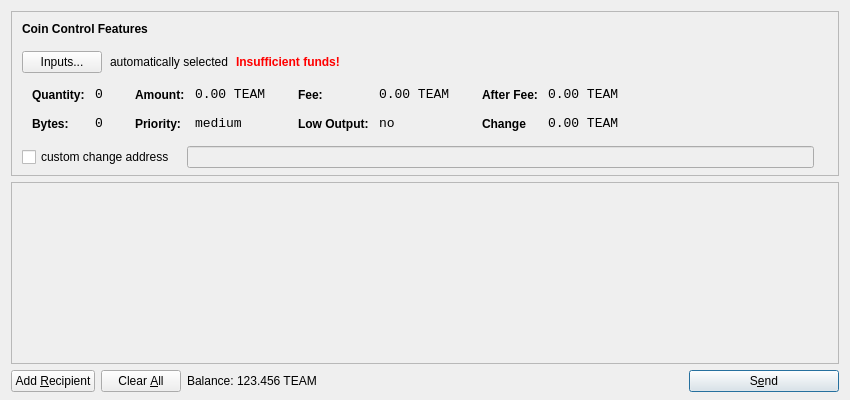
<?xml version="1.0" encoding="UTF-8"?>
<ui version="4.0">
 <class>SendCoinsDialog</class>
 <widget class="QDialog" name="SendCoinsDialog">
  <property name="geometry">
   <rect>
    <x>0</x>
    <y>0</y>
    <width>850</width>
    <height>400</height>
   </rect>
  </property>
  <property name="windowTitle">
   <string>Send Coins</string>
  </property>
  <layout class="QVBoxLayout" name="verticalLayout" stretch="0,1,0">
   <property name="bottomMargin">
    <number>8</number>
   </property>
   <item>
    <widget class="QFrame" name="frameCoinControl">
     <property name="sizePolicy">
      <sizepolicy hsizetype="Expanding" vsizetype="Expanding">
       <horstretch>0</horstretch>
       <verstretch>0</verstretch>
      </sizepolicy>
     </property>
     <property name="maximumSize">
      <size>
       <width>16777215</width>
       <height>16777215</height>
      </size>
     </property>
     <property name="frameShape">
      <enum>QFrame::StyledPanel</enum>
     </property>
     <property name="frameShadow">
      <enum>QFrame::Sunken</enum>
     </property>
     <layout class="QVBoxLayout" name="verticalLayoutCoinControl2">
      <property name="spacing">
       <number>-1</number>
      </property>
      <property name="leftMargin">
       <number>0</number>
      </property>
      <property name="topMargin">
       <number>0</number>
      </property>
      <property name="rightMargin">
       <number>0</number>
      </property>
      <property name="bottomMargin">
       <number>6</number>
      </property>
      <item>
       <layout class="QVBoxLayout" name="verticalLayoutCoinControl" stretch="0,0,0,0,1">
        <property name="spacing">
         <number>0</number>
        </property>
        <property name="leftMargin">
         <number>10</number>
        </property>
        <property name="topMargin">
         <number>10</number>
        </property>
        <item>
         <layout class="QHBoxLayout" name="horizontalLayoutCoinControl1">
          <property name="bottomMargin">
           <number>15</number>
          </property>
          <item>
           <widget class="QLabel" name="labelCoinControlFeatures">
            <property name="sizePolicy">
             <sizepolicy hsizetype="Preferred" vsizetype="Maximum">
              <horstretch>0</horstretch>
              <verstretch>0</verstretch>
             </sizepolicy>
            </property>
            <property name="font">
             <font>
              <weight>75</weight>
              <bold>true</bold>
             </font>
            </property>
            <property name="styleSheet">
             <string notr="true">font-weight:bold;</string>
            </property>
            <property name="text">
             <string>Coin Control Features</string>
            </property>
           </widget>
          </item>
         </layout>
        </item>
        <item>
         <layout class="QHBoxLayout" name="horizontalLayoutCoinControl2" stretch="0,0,0,0">
          <property name="spacing">
           <number>8</number>
          </property>
          <property name="bottomMargin">
           <number>10</number>
          </property>
          <item>
           <widget class="QPushButton" name="pushButtonCoinControl">
            <property name="styleSheet">
             <string notr="true"/>
            </property>
            <property name="text">
             <string>Inputs...</string>
            </property>
           </widget>
          </item>
          <item>
           <widget class="QLabel" name="labelCoinControlAutomaticallySelected">
            <property name="text">
             <string>automatically selected</string>
            </property>
            <property name="margin">
             <number>5</number>
            </property>
           </widget>
          </item>
          <item>
           <widget class="QLabel" name="labelCoinControlInsuffFunds">
            <property name="font">
             <font>
              <weight>75</weight>
              <bold>true</bold>
             </font>
            </property>
            <property name="styleSheet">
             <string notr="true">color:red;font-weight:bold;</string>
            </property>
            <property name="text">
             <string>Insufficient funds!</string>
            </property>
            <property name="margin">
             <number>5</number>
            </property>
           </widget>
          </item>
          <item>
           <spacer name="horizontalSpacerCoinControl">
            <property name="orientation">
             <enum>Qt::Horizontal</enum>
            </property>
            <property name="sizeHint" stdset="0">
             <size>
              <width>40</width>
              <height>1</height>
             </size>
            </property>
           </spacer>
          </item>
         </layout>
        </item>
        <item>
         <widget class="QWidget" name="widgetCoinControl" native="true">
          <property name="sizePolicy">
           <sizepolicy hsizetype="Preferred" vsizetype="Preferred">
            <horstretch>0</horstretch>
            <verstretch>0</verstretch>
           </sizepolicy>
          </property>
          <property name="minimumSize">
           <size>
            <width>0</width>
            <height>0</height>
           </size>
          </property>
          <property name="styleSheet">
           <string notr="true"/>
          </property>
          <layout class="QHBoxLayout" name="horizontalLayoutCoinControl5">
           <property name="margin">
            <number>0</number>
           </property>
           <item>
            <layout class="QHBoxLayout" name="horizontalLayoutCoinControl3" stretch="0,0,0,1">
             <property name="spacing">
              <number>20</number>
             </property>
             <property name="topMargin">
              <number>0</number>
             </property>
             <property name="bottomMargin">
              <number>10</number>
             </property>
             <item>
              <layout class="QFormLayout" name="formLayoutCoinControl1">
               <property name="horizontalSpacing">
                <number>10</number>
               </property>
               <property name="verticalSpacing">
                <number>14</number>
               </property>
               <property name="leftMargin">
                <number>10</number>
               </property>
               <property name="topMargin">
                <number>4</number>
               </property>
               <property name="rightMargin">
                <number>6</number>
               </property>
               <item row="0" column="0">
                <widget class="QLabel" name="labelCoinControlQuantityText">
                 <property name="styleSheet">
                  <string notr="true">font-weight:bold;</string>
                 </property>
                 <property name="text">
                  <string>Quantity:</string>
                 </property>
                 <property name="margin">
                  <number>0</number>
                 </property>
                </widget>
               </item>
               <item row="0" column="1">
                <widget class="QLabel" name="labelCoinControlQuantity">
                 <property name="font">
                  <font>
                   <family>Monospace</family>
                   <pointsize>10</pointsize>
                  </font>
                 </property>
                 <property name="cursor">
                  <cursorShape>IBeamCursor</cursorShape>
                 </property>
                 <property name="contextMenuPolicy">
                  <enum>Qt::ActionsContextMenu</enum>
                 </property>
                 <property name="text">
                  <string>0</string>
                 </property>
                 <property name="margin">
                  <number>0</number>
                 </property>
                 <property name="textInteractionFlags">
                  <set>Qt::LinksAccessibleByMouse|Qt::TextSelectableByKeyboard|Qt::TextSelectableByMouse</set>
                 </property>
                </widget>
               </item>
               <item row="1" column="0">
                <widget class="QLabel" name="labelCoinControlBytesText">
                 <property name="styleSheet">
                  <string notr="true">font-weight:bold;</string>
                 </property>
                 <property name="text">
                  <string>Bytes:</string>
                 </property>
                </widget>
               </item>
               <item row="1" column="1">
                <widget class="QLabel" name="labelCoinControlBytes">
                 <property name="font">
                  <font>
                   <family>Monospace</family>
                   <pointsize>10</pointsize>
                  </font>
                 </property>
                 <property name="cursor">
                  <cursorShape>IBeamCursor</cursorShape>
                 </property>
                 <property name="contextMenuPolicy">
                  <enum>Qt::ActionsContextMenu</enum>
                 </property>
                 <property name="text">
                  <string>0</string>
                 </property>
                 <property name="textInteractionFlags">
                  <set>Qt::LinksAccessibleByMouse|Qt::TextSelectableByKeyboard|Qt::TextSelectableByMouse</set>
                 </property>
                </widget>
               </item>
              </layout>
             </item>
             <item>
              <layout class="QFormLayout" name="formLayoutCoinControl2">
               <property name="horizontalSpacing">
                <number>10</number>
               </property>
               <property name="verticalSpacing">
                <number>14</number>
               </property>
               <property name="leftMargin">
                <number>6</number>
               </property>
               <property name="topMargin">
                <number>4</number>
               </property>
               <property name="rightMargin">
                <number>6</number>
               </property>
               <item row="0" column="0">
                <widget class="QLabel" name="labelCoinControlAmountText">
                 <property name="styleSheet">
                  <string notr="true">font-weight:bold;</string>
                 </property>
                 <property name="text">
                  <string>Amount:</string>
                 </property>
                 <property name="margin">
                  <number>0</number>
                 </property>
                </widget>
               </item>
               <item row="0" column="1">
                <widget class="QLabel" name="labelCoinControlAmount">
                 <property name="font">
                  <font>
                   <family>Monospace</family>
                   <pointsize>10</pointsize>
                  </font>
                 </property>
                 <property name="cursor">
                  <cursorShape>IBeamCursor</cursorShape>
                 </property>
                 <property name="contextMenuPolicy">
                  <enum>Qt::ActionsContextMenu</enum>
                 </property>
                 <property name="text">
                  <string>0.00 TEAM</string>
                 </property>
                 <property name="textInteractionFlags">
                  <set>Qt::LinksAccessibleByMouse|Qt::TextSelectableByKeyboard|Qt::TextSelectableByMouse</set>
                 </property>
                </widget>
               </item>
               <item row="1" column="0">
                <widget class="QLabel" name="labelCoinControlPriorityText">
                 <property name="styleSheet">
                  <string notr="true">font-weight:bold;</string>
                 </property>
                 <property name="text">
                  <string>Priority:</string>
                 </property>
                </widget>
               </item>
               <item row="1" column="1">
                <widget class="QLabel" name="labelCoinControlPriority">
                 <property name="font">
                  <font>
                   <family>Monospace</family>
                   <pointsize>10</pointsize>
                  </font>
                 </property>
                 <property name="cursor">
                  <cursorShape>IBeamCursor</cursorShape>
                 </property>
                 <property name="contextMenuPolicy">
                  <enum>Qt::ActionsContextMenu</enum>
                 </property>
                 <property name="text">
                  <string>medium</string>
                 </property>
                 <property name="textInteractionFlags">
                  <set>Qt::LinksAccessibleByMouse|Qt::TextSelectableByKeyboard|Qt::TextSelectableByMouse</set>
                 </property>
                </widget>
               </item>
              </layout>
             </item>
             <item>
              <layout class="QFormLayout" name="formLayoutCoinControl3">
               <property name="horizontalSpacing">
                <number>10</number>
               </property>
               <property name="verticalSpacing">
                <number>14</number>
               </property>
               <property name="leftMargin">
                <number>6</number>
               </property>
               <property name="topMargin">
                <number>4</number>
               </property>
               <property name="rightMargin">
                <number>6</number>
               </property>
               <item row="0" column="0">
                <widget class="QLabel" name="labelCoinControlFeeText">
                 <property name="styleSheet">
                  <string notr="true">font-weight:bold;</string>
                 </property>
                 <property name="text">
                  <string>Fee:</string>
                 </property>
                 <property name="margin">
                  <number>0</number>
                 </property>
                </widget>
               </item>
               <item row="0" column="1">
                <widget class="QLabel" name="labelCoinControlFee">
                 <property name="font">
                  <font>
                   <family>Monospace</family>
                   <pointsize>10</pointsize>
                  </font>
                 </property>
                 <property name="cursor">
                  <cursorShape>IBeamCursor</cursorShape>
                 </property>
                 <property name="contextMenuPolicy">
                  <enum>Qt::ActionsContextMenu</enum>
                 </property>
                 <property name="text">
                  <string>0.00 TEAM</string>
                 </property>
                 <property name="textInteractionFlags">
                  <set>Qt::LinksAccessibleByMouse|Qt::TextSelectableByKeyboard|Qt::TextSelectableByMouse</set>
                 </property>
                </widget>
               </item>
               <item row="1" column="0">
                <widget class="QLabel" name="labelCoinControlLowOutputText">
                 <property name="styleSheet">
                  <string notr="true">font-weight:bold;</string>
                 </property>
                 <property name="text">
                  <string>Low Output:</string>
                 </property>
                </widget>
               </item>
               <item row="1" column="1">
                <widget class="QLabel" name="labelCoinControlLowOutput">
                 <property name="font">
                  <font>
                   <family>Monospace</family>
                   <pointsize>10</pointsize>
                  </font>
                 </property>
                 <property name="cursor">
                  <cursorShape>IBeamCursor</cursorShape>
                 </property>
                 <property name="contextMenuPolicy">
                  <enum>Qt::ActionsContextMenu</enum>
                 </property>
                 <property name="text">
                  <string>no</string>
                 </property>
                 <property name="textInteractionFlags">
                  <set>Qt::LinksAccessibleByMouse|Qt::TextSelectableByKeyboard|Qt::TextSelectableByMouse</set>
                 </property>
                </widget>
               </item>
              </layout>
             </item>
             <item>
              <layout class="QFormLayout" name="formLayoutCoinControl4">
               <property name="horizontalSpacing">
                <number>10</number>
               </property>
               <property name="verticalSpacing">
                <number>14</number>
               </property>
               <property name="leftMargin">
                <number>6</number>
               </property>
               <property name="topMargin">
                <number>4</number>
               </property>
               <property name="rightMargin">
                <number>6</number>
               </property>
               <item row="0" column="0">
                <widget class="QLabel" name="labelCoinControlAfterFeeText">
                 <property name="styleSheet">
                  <string notr="true">font-weight:bold;</string>
                 </property>
                 <property name="text">
                  <string>After Fee:</string>
                 </property>
                 <property name="margin">
                  <number>0</number>
                 </property>
                </widget>
               </item>
               <item row="0" column="1">
                <widget class="QLabel" name="labelCoinControlAfterFee">
                 <property name="font">
                  <font>
                   <family>Monospace</family>
                   <pointsize>10</pointsize>
                  </font>
                 </property>
                 <property name="cursor">
                  <cursorShape>IBeamCursor</cursorShape>
                 </property>
                 <property name="contextMenuPolicy">
                  <enum>Qt::ActionsContextMenu</enum>
                 </property>
                 <property name="text">
                  <string>0.00 TEAM</string>
                 </property>
                 <property name="textInteractionFlags">
                  <set>Qt::LinksAccessibleByMouse|Qt::TextSelectableByKeyboard|Qt::TextSelectableByMouse</set>
                 </property>
                </widget>
               </item>
               <item row="1" column="0">
                <widget class="QLabel" name="labelCoinControlChangeText">
                 <property name="styleSheet">
                  <string notr="true">font-weight:bold;</string>
                 </property>
                 <property name="text">
                  <string>Change</string>
                 </property>
                </widget>
               </item>
               <item row="1" column="1">
                <widget class="QLabel" name="labelCoinControlChange">
                 <property name="font">
                  <font>
                   <family>Monospace</family>
                   <pointsize>10</pointsize>
                  </font>
                 </property>
                 <property name="cursor">
                  <cursorShape>IBeamCursor</cursorShape>
                 </property>
                 <property name="contextMenuPolicy">
                  <enum>Qt::ActionsContextMenu</enum>
                 </property>
                 <property name="text">
                  <string>0.00 TEAM</string>
                 </property>
                 <property name="textInteractionFlags">
                  <set>Qt::LinksAccessibleByMouse|Qt::TextSelectableByKeyboard|Qt::TextSelectableByMouse</set>
                 </property>
                </widget>
               </item>
              </layout>
             </item>
            </layout>
           </item>
          </layout>
         </widget>
        </item>
        <item>
         <layout class="QHBoxLayout" name="horizontalLayoutCoinControl4" stretch="0,0,0">
          <property name="spacing">
           <number>12</number>
          </property>
          <property name="sizeConstraint">
           <enum>QLayout::SetDefaultConstraint</enum>
          </property>
          <property name="topMargin">
           <number>5</number>
          </property>
          <property name="rightMargin">
           <number>5</number>
          </property>
          <item>
           <widget class="QCheckBox" name="checkBoxCoinControlChange">
            <property name="text">
             <string>custom change address</string>
            </property>
           </widget>
          </item>
          <item>
           <widget class="QLineEdit" name="lineEditCoinControlChange">
            <property name="enabled">
             <bool>false</bool>
            </property>
            <property name="sizePolicy">
             <sizepolicy hsizetype="Expanding" vsizetype="Fixed">
              <horstretch>0</horstretch>
              <verstretch>0</verstretch>
             </sizepolicy>
            </property>
           </widget>
          </item>
          <item>
           <widget class="QLabel" name="labelCoinControlChangeLabel">
            <property name="sizePolicy">
             <sizepolicy hsizetype="Preferred" vsizetype="Expanding">
              <horstretch>0</horstretch>
              <verstretch>0</verstretch>
             </sizepolicy>
            </property>
            <property name="minimumSize">
             <size>
              <width>0</width>
              <height>0</height>
             </size>
            </property>
            <property name="text">
             <string/>
            </property>
            <property name="margin">
             <number>3</number>
            </property>
           </widget>
          </item>
         </layout>
        </item>
        <item>
         <spacer name="verticalSpacerCoinControl">
          <property name="orientation">
           <enum>Qt::Vertical</enum>
          </property>
          <property name="sizeHint" stdset="0">
           <size>
            <width>800</width>
            <height>1</height>
           </size>
          </property>
         </spacer>
        </item>
       </layout>
      </item>
     </layout>
    </widget>
   </item>
   <item>
    <widget class="QScrollArea" name="scrollArea">
     <property name="widgetResizable">
      <bool>true</bool>
     </property>
     <widget class="QWidget" name="scrollAreaWidgetContents">
      <property name="geometry">
       <rect>
        <x>0</x>
        <y>0</y>
        <width>830</width>
        <height>165</height>
       </rect>
      </property>
      <layout class="QVBoxLayout" name="verticalLayout_2">
       <property name="margin">
        <number>0</number>
       </property>
       <item>
        <layout class="QVBoxLayout" name="entries">
         <property name="spacing">
          <number>6</number>
         </property>
        </layout>
       </item>
       <item>
        <spacer name="verticalSpacer">
         <property name="orientation">
          <enum>Qt::Vertical</enum>
         </property>
         <property name="sizeHint" stdset="0">
          <size>
           <width>20</width>
           <height>40</height>
          </size>
         </property>
        </spacer>
       </item>
      </layout>
     </widget>
    </widget>
   </item>
   <item>
    <layout class="QHBoxLayout" name="horizontalLayout">
     <item>
      <widget class="QPushButton" name="addButton">
       <property name="toolTip">
        <string>Send to multiple recipients at once</string>
       </property>
       <property name="text">
        <string>Add &amp;Recipient</string>
       </property>
       <property name="icon">
        <iconset resource="../bitcoin.qrc">
         <normaloff>:/icons/add</normaloff>:/icons/add</iconset>
       </property>
       <property name="autoDefault">
        <bool>false</bool>
       </property>
      </widget>
     </item>
     <item>
      <widget class="QPushButton" name="clearButton">
       <property name="sizePolicy">
        <sizepolicy hsizetype="Minimum" vsizetype="Fixed">
         <horstretch>0</horstretch>
         <verstretch>0</verstretch>
        </sizepolicy>
       </property>
       <property name="toolTip">
        <string>Remove all transaction fields</string>
       </property>
       <property name="text">
        <string>Clear &amp;All</string>
       </property>
       <property name="icon">
        <iconset resource="../bitcoin.qrc">
         <normaloff>:/icons/remove</normaloff>:/icons/remove</iconset>
       </property>
       <property name="autoRepeatDelay">
        <number>300</number>
       </property>
       <property name="autoDefault">
        <bool>false</bool>
       </property>
      </widget>
     </item>
     <item>
      <layout class="QHBoxLayout" name="horizontalLayout_2">
       <property name="spacing">
        <number>3</number>
       </property>
       <item>
        <widget class="QLabel" name="label">
         <property name="sizePolicy">
          <sizepolicy hsizetype="Preferred" vsizetype="Fixed">
           <horstretch>0</horstretch>
           <verstretch>0</verstretch>
          </sizepolicy>
         </property>
         <property name="text">
          <string>Balance:</string>
         </property>
        </widget>
       </item>
       <item>
        <widget class="QLabel" name="labelBalance">
         <property name="sizePolicy">
          <sizepolicy hsizetype="Preferred" vsizetype="Fixed">
           <horstretch>0</horstretch>
           <verstretch>0</verstretch>
          </sizepolicy>
         </property>
         <property name="cursor">
          <cursorShape>IBeamCursor</cursorShape>
         </property>
         <property name="text">
          <string>123.456 TEAM</string>
         </property>
         <property name="textInteractionFlags">
          <set>Qt::LinksAccessibleByMouse|Qt::TextSelectableByKeyboard|Qt::TextSelectableByMouse</set>
         </property>
        </widget>
       </item>
      </layout>
     </item>
     <item>
      <spacer name="horizontalSpacer">
       <property name="orientation">
        <enum>Qt::Horizontal</enum>
       </property>
       <property name="sizeHint" stdset="0">
        <size>
         <width>40</width>
         <height>20</height>
        </size>
       </property>
      </spacer>
     </item>
     <item>
      <widget class="QPushButton" name="sendButton">
       <property name="minimumSize">
        <size>
         <width>150</width>
         <height>0</height>
        </size>
       </property>
       <property name="toolTip">
        <string>Confirm the send action</string>
       </property>
       <property name="text">
        <string>S&amp;end</string>
       </property>
       <property name="icon">
        <iconset resource="../bitcoin.qrc">
         <normaloff>:/icons/send</normaloff>:/icons/send</iconset>
       </property>
       <property name="default">
        <bool>true</bool>
       </property>
      </widget>
     </item>
    </layout>
   </item>
  </layout>
 </widget>
 <resources>
  <include location="../bitcoin.qrc"/>
 </resources>
 <connections/>
</ui>
